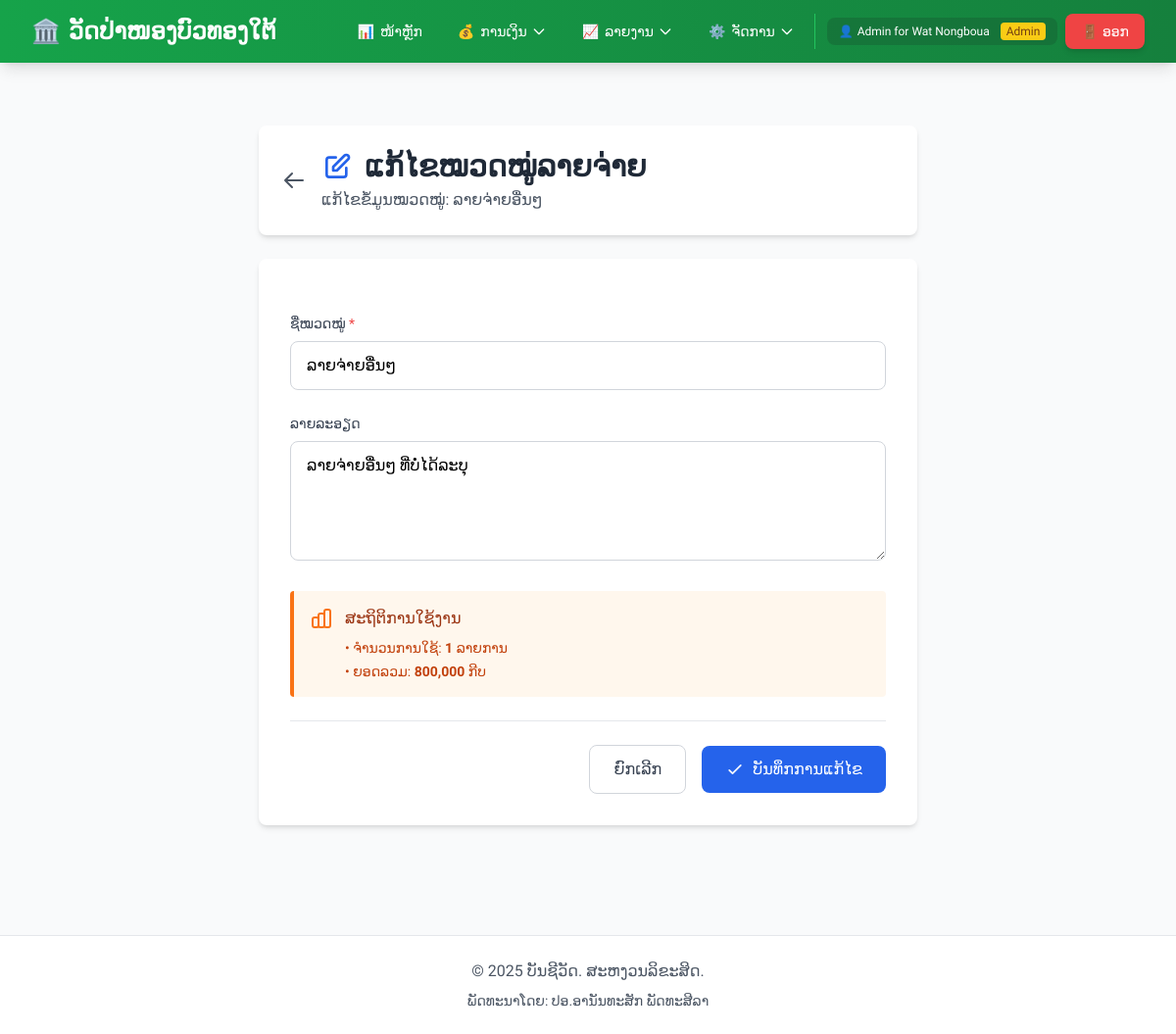
Page /modules/categories/expense_edit.php?id=4 (signed in) on the committed database.
### tables this page shows
CREATE TABLE IF NOT EXISTS users (
    id INT PRIMARY KEY AUTO_INCREMENT,
    temple_id INT DEFAULT NULL COMMENT 'NULL for Super Admin, otherwise links to a temple',
    username VARCHAR(50) UNIQUE NOT NULL,
    password VARCHAR(255) NOT NULL,
    full_name VARCHAR(100) NOT NULL,
    role ENUM('admin', 'user') DEFAULT 'user',
    is_super_admin BOOLEAN DEFAULT FALSE COMMENT 'TRUE for Super Admin who can manage all temples',
    created_at TIMESTAMP DEFAULT CURRENT_TIMESTAMP,
    updated_at TIMESTAMP DEFAULT CURRENT_TIMESTAMP ON UPDATE CURRENT_TIMESTAMP,
    FOREIGN KEY (temple_id) REFERENCES temples(id) ON DELETE RESTRICT,
    INDEX idx_username (username),
    INDEX idx_temple_id (temple_id)
);

CREATE TABLE IF NOT EXISTS temples (
    id INT PRIMARY KEY AUTO_INCREMENT,
    temple_code VARCHAR(20) UNIQUE NOT NULL COMMENT 'ລະຫັດວັດ ເຊັ່ນ: WAT001',
    temple_name VARCHAR(200) NOT NULL COMMENT 'ຊື່ວັດ',
    temple_name_lao VARCHAR(200) NOT NULL COMMENT 'ຊື່ວັດພາສາລາວ',
    abbot_name VARCHAR(100) COMMENT 'ຊື່ເຈົ້າອະທິການ',
    address TEXT COMMENT 'ທີ່ຢູ່',
    district VARCHAR(100) COMMENT 'ເມືອງ',
    province VARCHAR(100) COMMENT 'ແຂວງ',
    phone VARCHAR(20) COMMENT 'ເບີໂທ',
    email VARCHAR(100) COMMENT 'ອີເມລ',
    logo_url VARCHAR(255) COMMENT 'URL ຮູບໂລໂກ້ວັດ',
    status ENUM('active', 'inactive') DEFAULT 'active' COMMENT 'ສະຖານະ',
    created_at TIMESTAMP DEFAULT CURRENT_TIMESTAMP,
    updated_at TIMESTAMP DEFAULT CURRENT_TIMESTAMP ON UPDATE CURRENT_TIMESTAMP,
    INDEX idx_temple_code (temple_code),
    INDEX idx_status (status)
);

CREATE TABLE IF NOT EXISTS expense_categories (
    id INT PRIMARY KEY AUTO_INCREMENT,
    temple_id INT DEFAULT NULL COMMENT 'NULL = Global category for all temples',
    name VARCHAR(100) NOT NULL,
    description TEXT,
    created_at TIMESTAMP DEFAULT CURRENT_TIMESTAMP,
    FOREIGN KEY (temple_id) REFERENCES temples(id) ON DELETE CASCADE,
    UNIQUE INDEX unique_name_per_temple (name, temple_id)
);

### config.php (called while the page is built, shortened)
<?php
require_once __DIR__ . '/includes/temple_functions.php';
function getDB() {
    static $pdo = null;
    if ($pdo === null) {
        try {
            $dsn = "mysql:host=" . DB_HOST . ";dbname=" . DB_NAME . ";charset=" . DB_CHARSET;
            $options = [
                PDO::ATTR_ERRMODE => PDO::ERRMODE_EXCEPTION,
                PDO::ATTR_DEFAULT_FETCH_MODE => PDO::FETCH_ASSOC,
                PDO::ATTR_EMULATE_PREPARES => false,
                PDO::MYSQL_ATTR_INIT_COMMAND => "SET NAMES " . DB_CHARSET
            ];
            $pdo = new PDO($dsn, DB_USER, DB_PASS, $options);
        } catch (PDOException $e) {
            die("ການເຊື່ອມຕໍ່ຖານຂໍ້ມູນຜິດພາດ: " . $e->getMessage());
        }
    }
    return $pdo;
}
function isLoggedIn() {
    return isset($_SESSION['user_id']) && isset($_SESSION['username']);
}
function isAdmin() {
    return isset($_SESSION['role']) && $_SESSION['role'] === 'admin';
}
function e($string) {
    return htmlspecialchars($string, ENT_QUOTES, 'UTF-8');
}
function getCurrentUser() {
    if (!isLoggedIn()) {
        return null;
    }
    static $currentUser = null;
    if ($currentUser === null) {
        $db = getDB();
        $stmt = $db->prepare("SELECT * FROM users WHERE id = ?");
        $stmt->execute([$_SESSION['user_id']]);
        $currentUser = $stmt->fetch();
    }
    return $currentUser;
}

### includes/temple_functions.php (called while the page is built, shortened)
<?php
function getTempleById($templeId) {
    $db = getDB();
    $stmt = $db->prepare("SELECT * FROM temples WHERE id = ?");
    $stmt->execute([$templeId]);
    return $stmt->fetch();
}
function getCurrentUserTemple() {
    $user = getCurrentUser();
    return getTempleById($user['temple_id']);
}
function isSuperAdmin() {
    if (!isLoggedIn()) {
        return false;
    }
    $user = getCurrentUser();
    return !empty($user['is_super_admin']);
}

### modules/categories/expense_edit.php (the view, shortened to what this page needs)
<?php
require_once '../../config.php';
$db = getDB();
$id = $_GET['id'] ?? 0;
try {
    $stmt = $db->prepare("SELECT * FROM expense_categories WHERE id = ?");
    $stmt->execute([$id]);
    $category = $stmt->fetch();
} catch (PDOException $e) {
    setFlashMessage('ເກີດຂໍ້ຜິດພາດ', 'error');
    redirect('/modules/categories/expense_list.php');
}
require_once '../../includes/header.php';
?>
<div class="container mx-auto px-4 py-8">
    <div class="max-w-2xl mx-auto">
        <div class="bg-white rounded-lg shadow-md p-6 mb-6">
            <div class="flex items-center justify-between">
                <div class="flex items-center">
                    <a href="<?php echo BASE_URL; ?>/modules/categories/expense_list.php" class="text-gray-600 hover:text-gray-800 mr-4">
                        <svg class="w-6 h-6" fill="none" stroke="currentColor" viewBox="0 0 24 24">
                            <path stroke-linecap="round" stroke-linejoin="round" stroke-width="2" d="M10 19l-7-7m0 0l7-7m-7 7h18"></path>
                        </svg>
                    </a>
                    <div>
                        <h1 class="text-3xl font-bold text-gray-800 flex items-center">
                            <svg class="w-8 h-8 mr-3 text-blue-600" fill="none" stroke="currentColor" viewBox="0 0 24 24">
                                <path stroke-linecap="round" stroke-linejoin="round" stroke-width="2" d="M11 5H6a2 2 0 00-2 2v11a2 2 0 002 2h11a2 2 0 002-2v-5m-1.414-9.414a2 2 0 112.828 2.828L11.828 15H9v-2.828l8.586-8.586z"></path>
                            </svg>
                            ແກ້ໄຂໝວດໝູ່ລາຍຈ່າຍ
                        </h1>
                        <p class="text-gray-600 mt-1">ແກ້ໄຂຂໍ້ມູນໝວດໝູ່: <?= htmlspecialchars($category['name']) ?></p>
                    </div>
                </div>
            </div>
        </div>
        <div class="bg-white rounded-lg shadow-md p-8">
            <form method="POST" class="space-y-6">
                <div>
                    <label for="name" class="block text-sm font-medium text-gray-700 mb-2">
                        ຊື່ໝວດໝູ່ <span class="text-red-500">*</span>
                    </label>
                    <input type="text"
                           id="name"
                           name="name"
                           required
                           placeholder="ເຊັ່ນ: ຄ່າໄຟຟ້າ, ຄ່ານ້ຳ, ຄ່າອາຫານ"
                           class="w-full px-4 py-3 border border-gray-300 rounded-lg focus:ring-2 focus:ring-blue-500 focus:border-transparent transition duration-200"
                           value="<?= htmlspecialchars($_POST['name'] ?? $category['name']) ?>">
                </div>
                <div>
                    <label for="description" class="block text-sm font-medium text-gray-700 mb-2">
                        ລາຍລະອຽດ
                    </label>
                    <textarea id="description"
                              name="description"
                              rows="4"
                              placeholder="ລາຍລະອຽດເພີ່ມເຕີມກ່ຽວກັບໝວດໝູ່ນີ້ (ຖ້າມີ)"
                              class="w-full px-4 py-3 border border-gray-300 rounded-lg focus:ring-2 focus:ring-blue-500 focus:border-transparent transition duration-200"><?= htmlspecialchars($_POST['description'] ?? $category['description'] ?? '') ?></textarea>
                </div>
                <?php
                $stmt = $db->prepare("
                    SELECT COUNT(*) as count, COALESCE(SUM(amount), 0) as total
                    FROM expense WHERE category_id = ?
                ");
                $stmt->execute([$id]);
                $usage = $stmt->fetch();
                ?>
                <div class="bg-orange-50 border-l-4 border-orange-500 p-4 rounded">
                    <div class="flex items-start">
                        <div>
                            <h3 class="text-orange-800 font-medium">ສະຖິຕິການໃຊ້ງານ</h3>
                            <ul class="mt-2 text-sm text-orange-700 space-y-1">
                                <li>• ຈຳນວນການໃຊ້: <strong><?= $usage['count'] ?></strong> ລາຍການ</li>
                                <li>• ຍອດລວມ: <strong><?= number_format($usage['total']) ?></strong> ກີບ</li>
                            </ul>
                        </div>
                    </div>
                </div>
                <div class="flex items-center justify-end gap-4 pt-6 border-t">
                    <a href="<?php echo BASE_URL; ?>/modules/categories/expense_list.php"
                       class="px-6 py-3 border border-gray-300 rounded-lg text-gray-700 hover:bg-gray-50 transition duration-200">
                        ຍົກເລີກ
                    </a>
                    <button type="submit"
                            class="px-6 py-3 bg-blue-600 hover:bg-blue-700 text-white rounded-lg transition duration-200 flex items-center">
                        <svg class="w-5 h-5 mr-2" fill="none" stroke="currentColor" viewBox="0 0 24 24">
                            <path stroke-linecap="round" stroke-linejoin="round" stroke-width="2" d="M5 13l4 4L19 7"></path>
                        </svg>
                        ບັນທຶກການແກ້ໄຂ
                    </button>
                </div>
            </form>
        </div>
    </div>
</div>
<?php require_once '../../includes/footer.php'; ?>

### includes/header.php (shortened to what this page needs)
<?php
require_once __DIR__ . '/../config.php';
?>
<!DOCTYPE html>
<html lang="lo">
<head>
    <script src="https://cdn.tailwindcss.com"></script>
</head>
<body class="bg-gray-50">
    <?php if (isLoggedIn()): ?>
    <nav class="bg-gradient-to-r from-green-600 to-green-700 shadow-lg">
        <div class="max-w-7xl mx-auto px-4 sm:px-6 lg:px-8">
            <div class="flex justify-between h-16">
                <div class="flex items-center">
                    <a href="<?php echo BASE_URL; ?>/index.php" class="text-xl sm:text-2xl font-bold text-white flex items-center hover:text-green-100 transition duration-200">
                        <span class="text-2xl">🏛️</span>
                        <?php
                        $displayName = SITE_NAME;
                        if (function_exists('getCurrentUserTemple')) {
                            $temple = getCurrentUserTemple();
                            if ($temple) {
                                $displayName = $temple['temple_name_lao'] ?: $temple['temple_name'];
                            }
                        } elseif (function_exists('getActiveTemple')) {
                            $temple = getActiveTemple();
                            if ($temple) {
                                $displayName = $temple['temple_name_lao'] ?: $temple['temple_name'];
                            }
                        }
                        ?>
                        <span class="ml-2 hidden sm:inline"><?php echo e($displayName); ?></span>
                    </a>
                </div>
                <div class="hidden md:flex md:items-center md:space-x-1">
                    <a href="<?php echo BASE_URL; ?>/index.php"
                       class="px-4 py-2 text-sm font-medium text-white hover:bg-green-800 rounded-lg transition duration-200 flex items-center">
                        <span class="mr-1.5">📊</span> ໜ້າຫຼັກ
                    </a>
                    <div class="relative group">
                        <button class="px-4 py-2 text-sm font-medium text-white hover:bg-green-800 rounded-lg transition duration-200 flex items-center">
                            <span class="mr-1.5">💰</span> ການເງິນ
                            <svg class="w-4 h-4 ml-1" fill="none" stroke="currentColor" viewBox="0 0 24 24">
                                <path stroke-linecap="round" stroke-linejoin="round" stroke-width="2" d="M19 9l-7 7-7-7"></path>
                            </svg>
                        </button>
                    </div>
                    <div class="relative group">
                        <button class="px-4 py-2 text-sm font-medium text-white hover:bg-green-800 rounded-lg transition duration-200 flex items-center">
                            <span class="mr-1.5">📈</span> ລາຍງານ
                            <svg class="w-4 h-4 ml-1" fill="none" stroke="currentColor" viewBox="0 0 24 24">
                                <path stroke-linecap="round" stroke-linejoin="round" stroke-width="2" d="M19 9l-7 7-7-7"></path>
                            </svg>
                        </button>
                    </div>
                    <?php if (isAdmin()): ?>
                    <div class="relative group">
                        <button class="px-4 py-2 text-sm font-medium text-white hover:bg-green-800 rounded-lg transition duration-200 flex items-center">
                            <span class="mr-1.5">⚙️</span> ຈັດການ
                            <svg class="w-4 h-4 ml-1" fill="none" stroke="currentColor" viewBox="0 0 24 24">
                                <path stroke-linecap="round" stroke-linejoin="round" stroke-width="2" d="M19 9l-7 7-7-7"></path>
                            </svg>
                        </button>
                    </div>
                    <?php endif; ?>
                    <div class="flex items-center space-x-2 ml-3 pl-3 border-l border-green-500">
                        <div class="hidden lg:flex items-center px-3 py-1.5 bg-green-800 bg-opacity-50 rounded-lg">
                            <span class="text-xs text-white">
                                <span class="mr-1">👤</span><?php echo e($_SESSION['full_name'] ?? $_SESSION['username']); ?>
                                <?php if (function_exists('isSuperAdmin') && isSuperAdmin()): ?>
                                    <span class="ml-2 px-1.5 py-0.5 text-xs bg-purple-400 text-purple-900 rounded font-medium">Super Admin</span>
                                <?php elseif (isAdmin()): ?>
                                    <span class="ml-2 px-1.5 py-0.5 text-xs bg-yellow-400 text-yellow-900 rounded font-medium">Admin</span>
                                <?php endif; ?>
                            </span>
                        </div>
                        <a href="<?php echo BASE_URL; ?>/logout.php"
                           class="bg-red-500 hover:bg-red-600 text-white px-4 py-2 rounded-lg text-sm font-medium transition duration-200 flex items-center shadow-md">
                            <span class="mr-1">🚪</span> ອອກ
                        </a>
                    </div>
                </div>
            </div>
        </div>
    </nav>
    <?php endif; ?>
    <main class="max-w-7xl mx-auto px-4 sm:px-6 lg:px-8 py-8">

### includes/header.php (style rules this page uses)
body { font-family: 'Phetsarath', sans-serif; }

### rows in the picture
users: temple.temple_name_lao "ວັດປ່າໜອງບົວທອງໃຕ້"
expense_categories: name "ລາຍຈ່າຍອື່ນໆ", description "ລາຍຈ່າຍອື່ນໆ ທີ່ບໍ່ໄດ້ລະບຸ"

### other values in the picture
$_SESSION['full_name'] "Admin for Wat Nongboua"
$usage['count'] "1"
$usage['total'] "800,000"
SITE_NAME "ບັນຊີວັດ"
